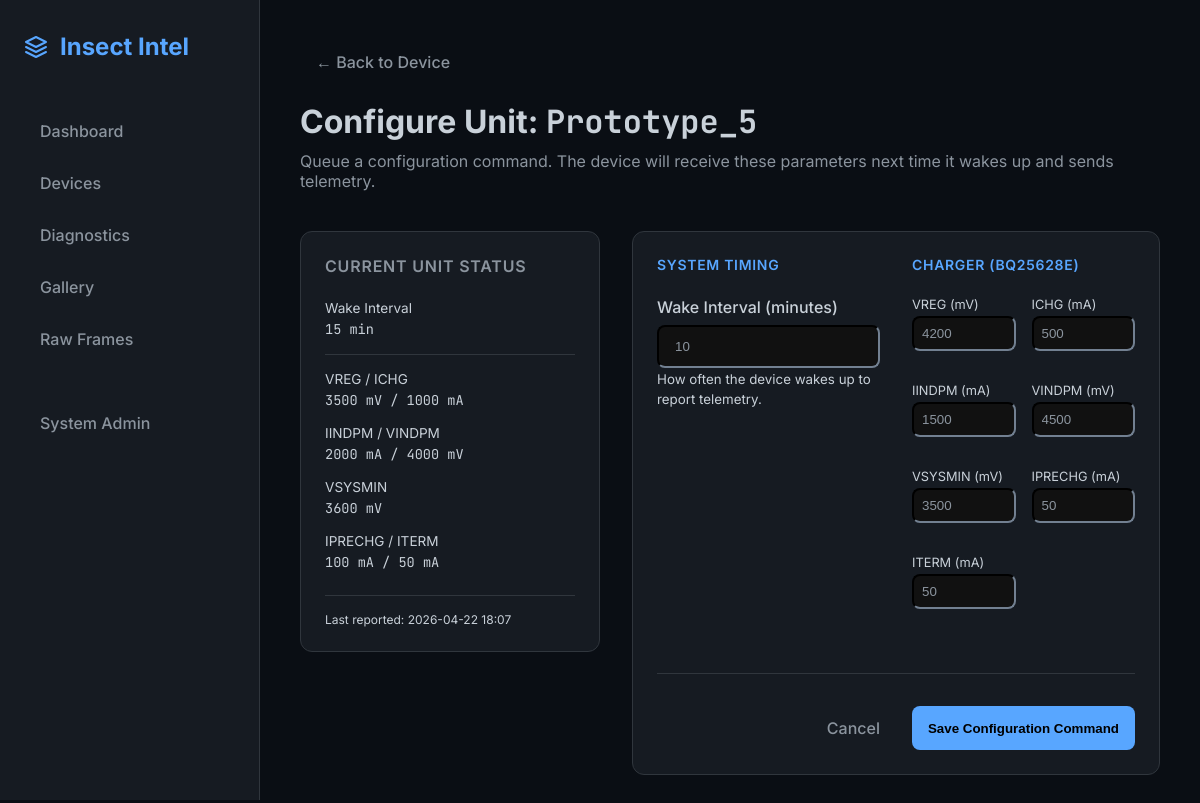
Before: /devices/Prototype_5/configure/ with the older database file.
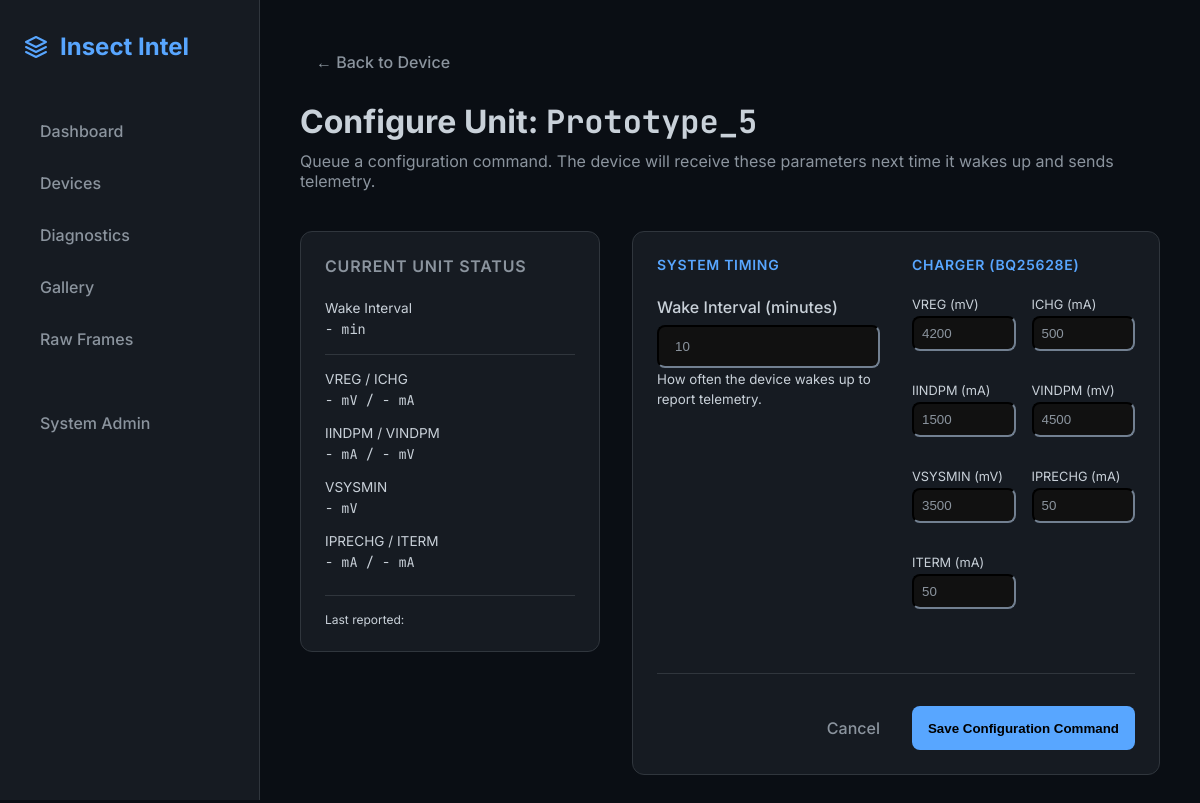
After: the same page with the newer database file.
### insect_intel_server/models.py (models this page shows, shortened)
class DeviceDiagnostic(models.Model):
    device_id = models.CharField(max_length=50)
    received_at = models.DateTimeField(auto_now_add=True)
    device_timestamp = models.DateTimeField(null=True, blank=True)
    raw_payload = models.JSONField(blank=True, null=True)
    soc = models.IntegerField(null=True, blank=True)
    soh = models.IntegerField(null=True, blank=True)
    cycles = models.IntegerField(null=True, blank=True)
    lowbattery = models.BooleanField(default=False)
    vbat = models.IntegerField(null=True, blank=True)
    ibat = models.IntegerField(null=True, blank=True)
    vchg = models.IntegerField(null=True, blank=True)
    vsys = models.IntegerField(null=True, blank=True)
    ichg = models.IntegerField(null=True, blank=True)
    avgi = models.IntegerField(null=True, blank=True)
    avgpwr = models.IntegerField(null=True, blank=True)
    gtmp = models.IntegerField(null=True, blank=True) # °C
    ctmp = models.IntegerField(null=True, blank=True) # °C
    btmp = models.IntegerField(null=True, blank=True) # dC (tenths of °C)
    state = models.CharField(max_length=50, null=True, blank=True)
    wake = models.CharField(max_length=50, null=True, blank=True)
    adapter = models.BooleanField(default=False)
    lte_stat = models.IntegerField(null=True, blank=True) # 1=LTE, 0=WiFi
    lte_sig = models.IntegerField(null=True, blank=True)  # dBm
    sim_pres = models.BooleanField(default=False)
    sim_num = models.CharField(max_length=50, null=True, blank=True)
    net = models.CharField(max_length=50, null=True, blank=True)
    wifi_stat = models.IntegerField(null=True, blank=True)
    last_comm_epoch = models.BigIntegerField(null=True, blank=True)
    sd_pres = models.BooleanField(default=False)
    sd_free = models.IntegerField(null=True, blank=True) # MB
    lte_sent = models.IntegerField(null=True, blank=True)
    cam_res = models.CharField(max_length=20, null=True, blank=True)
    cfg_wake_interval = models.IntegerField(null=True, blank=True)
    cfg_vreg = models.IntegerField(null=True, blank=True)
    cfg_ichg = models.IntegerField(null=True, blank=True)
    cfg_iindpm = models.IntegerField(null=True, blank=True)
    cfg_vindpm = models.IntegerField(null=True, blank=True)
    cfg_vsysmin = models.IntegerField(null=True, blank=True)
    cfg_iprechg = models.IntegerField(null=True, blank=True)
    cfg_iterm = models.IntegerField(null=True, blank=True)
    safety = models.CharField(max_length=20, null=True, blank=True)
    battstat = models.CharField(max_length=20, null=True, blank=True)
    chgflags = models.CharField(max_length=20, null=True, blank=True)
    faultflags = models.CharField(max_length=20, null=True, blank=True)
    chgstat = models.CharField(max_length=20, null=True, blank=True)

### insect_intel_server/views.py (the view, shortened to what this page needs)
def device_configure_view(request, device_id):
    latest_cmd = DeviceCommand.objects.filter(device_id=device_id, command_type='CONFIG').order_by('-created_at').first()
    latest_diag = DeviceDiagnostic.objects.filter(device_id=device_id).order_by('-received_at').first()
    context = {
        'device_id': device_id,
        'config': latest_cmd.payload if latest_cmd else {},
        'current': latest_diag
    }
    return render(request, 'device_configure.html', context)

### insect_intel_server/templates/device_configure.html (shortened to what the changed rows need)
{% extends 'base.html' %}
{% block content %}
<div class="page-header animate-in">
    <h1 class="page-title">Configure Unit: <span class="mono">{{ device_id }}</span></h1>
</div>
<div class="animate-in" style="animation-delay: 0.1s; display: grid; grid-template-columns: 300px 1fr; gap: 2rem; align-items: start;">
    <div class="card" style="padding: 1.5rem;">
        <div style="font-size: 0.85rem; display: flex; flex-direction: column; gap: 1rem;">
            <div>
                <div class="text-muted" style="margin-bottom: 0.25rem;">Wake Interval</div>
                <div class="mono">{{ current.cfg_wake_interval|default:"-" }} min</div>
            </div>
            <div style="height: 1px; background: var(--border);"></div>
            <div>
                <div class="text-muted" style="margin-bottom: 0.25rem;">VREG / ICHG</div>
                <div class="mono">{{ current.cfg_vreg|default:"-" }} mV / {{ current.cfg_ichg|default:"-" }} mA</div>
            </div>
            <div>
                <div class="text-muted" style="margin-bottom: 0.25rem;">IINDPM / VINDPM</div>
                <div class="mono">{{ current.cfg_iindpm|default:"-" }} mA / {{ current.cfg_vindpm|default:"-" }} mV</div>
            </div>
            <div>
                <div class="text-muted" style="margin-bottom: 0.25rem;">VSYSMIN</div>
                <div class="mono">{{ current.cfg_vsysmin|default:"-" }} mV</div>
            </div>
            <div>
                <div class="text-muted" style="margin-bottom: 0.25rem;">IPRECHG / ITERM</div>
                <div class="mono">{{ current.cfg_iprechg|default:"-" }} mA / {{ current.cfg_iterm|default:"-" }} mA</div>
            </div>
            <div style="height: 1px; background: var(--border); margin-top: 0.5rem;"></div>
            <div class="text-muted" style="font-size: 0.75rem;">
                Last reported: {{ current.received_at|date:"Y-m-d H:i" }}
            </div>
        </div>
    </div>
</div>
{% endblock %}

Changed rows visible on the page:
removed DeviceDiagnostic: device "Prototype_5", cfg_wake_interval "15", cfg_vreg "3500", cfg_ichg "1000", cfg_iindpm "2000", cfg_vindpm "4000", cfg_vsysmin "3600", cfg_iprechg "100", cfg_iterm "50", received_at "2026-04-22 18:07"
Other visible differences:
{{ device_id }}: (not shown) → "Prototype_5"
{{ current.cfg_wake_interval|default:"-" }}: (not shown) → "-"
{{ current.cfg_vreg|default:"-" }}: (not shown) → "-"
{{ current.cfg_ichg|default:"-" }}: (not shown) → "-"
{{ current.cfg_iindpm|default:"-" }}: (not shown) → "-"
{{ current.cfg_vindpm|default:"-" }}: (not shown) → "-"
{{ current.cfg_vsysmin|default:"-" }}: (not shown) → "-"
{{ current.cfg_iprechg|default:"-" }}: (not shown) → "-"
{{ current.cfg_iterm|default:"-" }}: (not shown) → "-"
